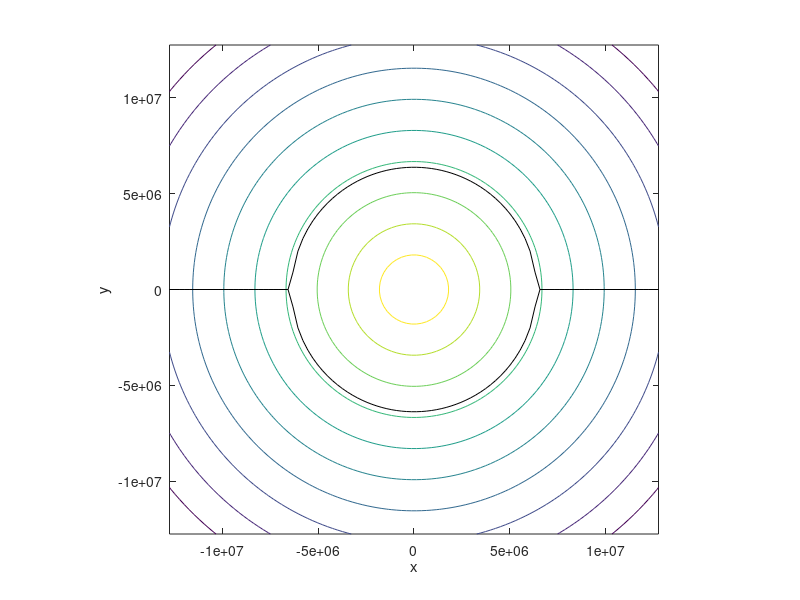

Source code (MATLAB):
% What is the shape of an orbiting drop?
% Is the shape elongated and rotating such that it shows always the same face to the center?
% If the velocity field is that of rigid body rotations there are no viscous stresses.
% Is this the only way to let the viscous stress vanish? If so can friction damp all motion strong enough such that the orbit will end as solid body rotation?

% Following code is solving for the shape of an orbiting drop with simplifications...
rho = 1000; % water drop
m_E = 5.974e24; % mass of the earth in kg
m_M = 7.349e22; % mass of the moon in kg
D_E = 12756e3; % dimeter of the earth
d_EM = 30 * D_E; % average distance moon-earth in km
g = 9.81;
G = 6.67408e-11;
%this is only half the story because g_M depends on y
g_M = G * m_M / d_EM^2;
R = d_EM * m_M / ( m_M + m_E ); % distance earth center of mass
omega = sqrt( g_M  / R );
C = 0;
X = linspace(-D_E,D_E);
Y = linspace(-D_E,D_E);
[x,y] = meshgrid(X,Y);
p = omega^2 * ( R * y + 0.5 * y.^2 ) - g_M * y - g * sqrt( x.^2 + y.^2 );
p = rho * p;
contour(x,y,p)
xlabel("x"); ylabel("y")
hold on;

% plotting circle with earth radius
y_E = sqrt( (D_E/2)^2 - X.^2 );
plot(X, y_E, 'bk')
plot(X, -y_E, 'bk')
axis equal
